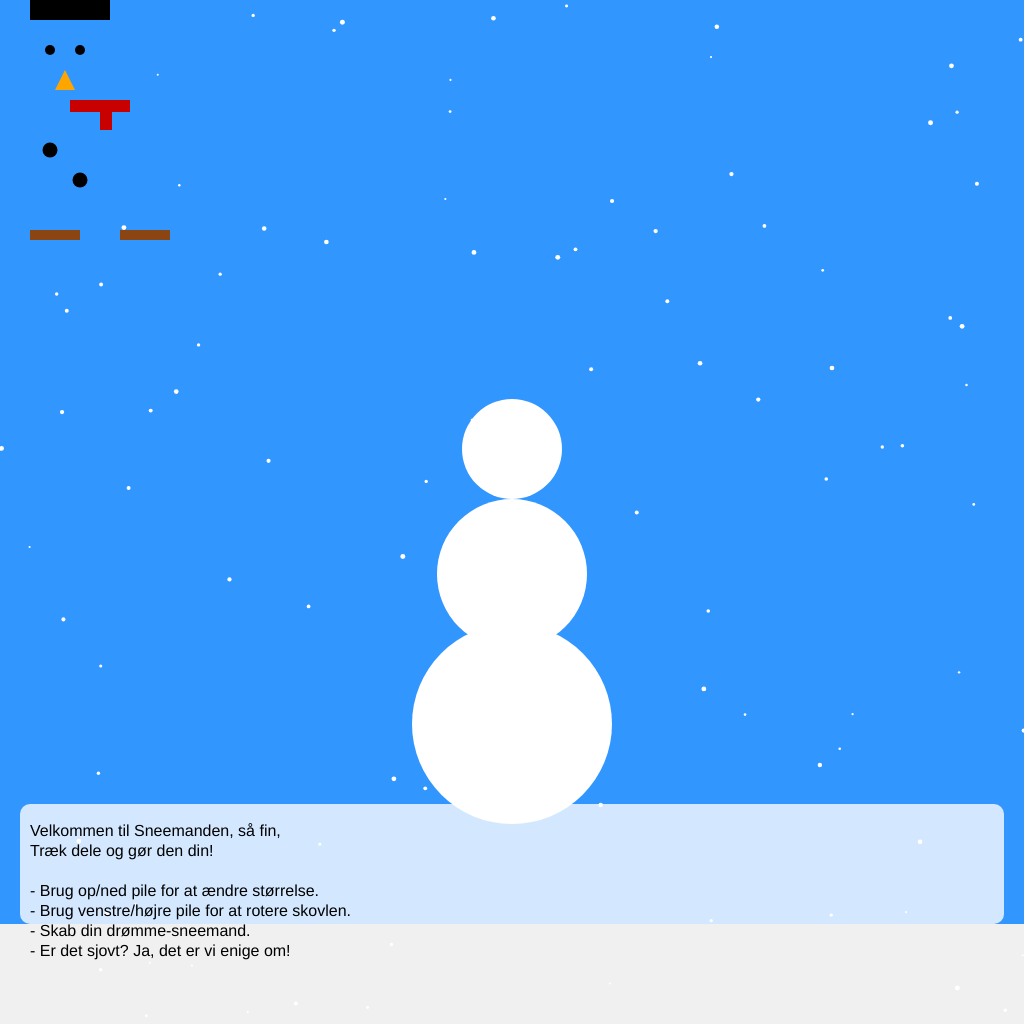
Frame 1 (no input)
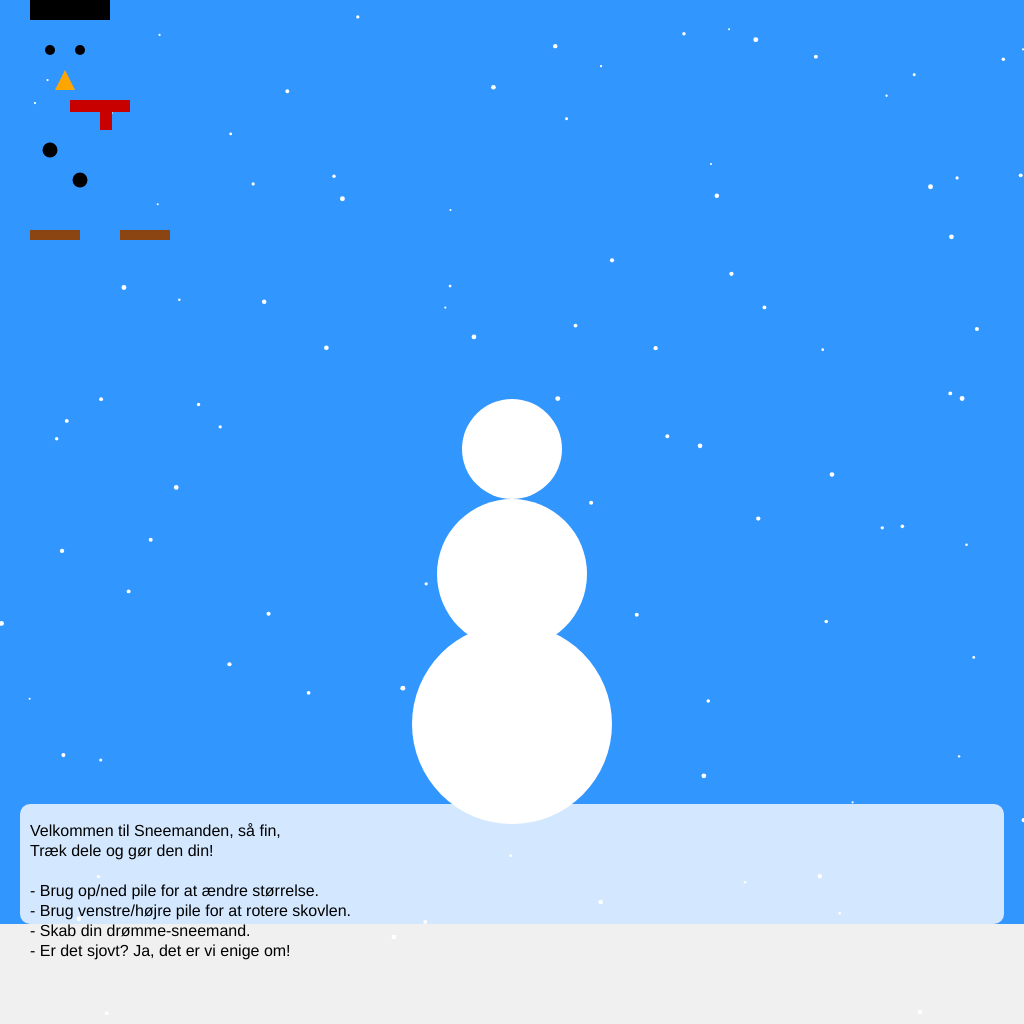
Frame 60 (no input)
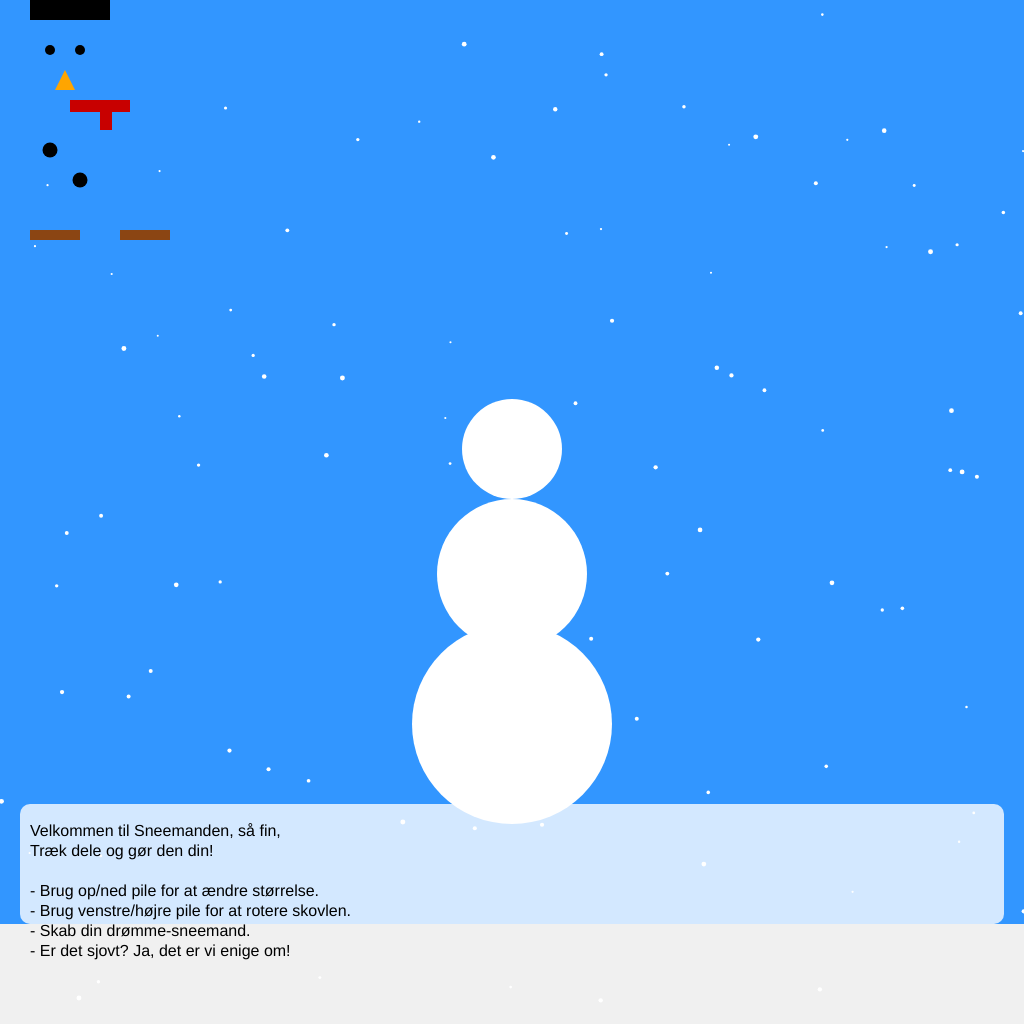
Frame 120 (the mouse pressed at the canvas centre since frame 60)

The p5.js sketch that drew these frames (run headless with seeded random() and noise() and a simulated clock; from frame 60 on, the mouse is pressed at the canvas centre):

// p5.js sketch
// ── sketch.js
let snowmanParts = [];
let selectedPart = null;
let offsetX = 0;
let offsetY = 0;
let snowflakes = []; // Array for snowflakes

function setup() {
  createCanvas(1024,1024); // Responsive canvas size
  noStroke();

  // Create initial snowflakes
  for (let i = 0; i < 100; i++) { // Decreased snowflakes for smaller screens
    snowflakes.push(new Snowflake());
  }

  // Add snowman parts
  snowmanParts.push(new SnowmanPart('Eye', 50, 50, 10, color(0))); // Eye
  snowmanParts.push(new SnowmanPart('Eye', 80, 50, 10, color(0))); // Eye
  snowmanParts.push(new SnowmanPart('Nose', 65, 90, 20, color(255, 165, 0))); // Nose
  snowmanParts.push(new SnowmanPart('Button', 50, 150, 15, color(0))); // Button
  snowmanParts.push(new SnowmanPart('Button', 80, 180, 15, color(0))); // Button
  snowmanParts.push(new SnowmanPart('Arm', 30, 230, 50, color(139, 69, 19))); // Left arm
  snowmanParts.push(new SnowmanPart('Arm', 120, 230, 50, color(139, 69, 19))); // Right arm
  snowmanParts.push(new SnowmanPart('Hat', 70, 20, 40, color(0))); // Hat
  snowmanParts.push(new SnowmanPart('Scarf', 100, 100, 60, color(200, 0, 0))); // Scarf
}

function draw() {
  background(50, 150, 255); // Winter sky

  // Draw ground
  fill(240);
  rect(0, height - 100, width, 100); // Adjust the ground to fit mobile screens

  // Draw snowflakes
  for (let flake of snowflakes) {
    flake.update();
    flake.display();
  }

  // Draw snowman body
  fill(255);
  ellipse(width / 2, height - 300, 200, 200); // Base (centered)
  ellipse(width / 2, height - 450, 150, 150); // Middle
  ellipse(width / 2, height - 575, 100, 100); // Head

  // Draw all parts
  for (let part of snowmanParts) {
    part.update();
    part.display();
  }

  // Draw explanation box
  drawExplanationBox();
}

function touchStarted() {
  for (let part of snowmanParts) {
    if (part.isHovered(mouseX, mouseY)) {
      selectedPart = part;
      offsetX = mouseX - part.x;
      offsetY = mouseY - part.y;
      break;
    }
  }
}

function touchMoved() {
  if (selectedPart) {
    selectedPart.x = mouseX - offsetX;
    selectedPart.y = mouseY - offsetY;
  }
}

function touchEnded() {
  selectedPart = null;
}

function keyPressed() {
  // Use UP and DOWN arrows to resize the selected part
  if (selectedPart) {
    if (keyCode === UP_ARROW) {
      selectedPart.size += 5;
    } else if (keyCode === DOWN_ARROW) {
      selectedPart.size = max(5, selectedPart.size - 5);
    }
    // Use LEFT and RIGHT arrows to rotate parts that support rotation
    if (
      selectedPart.type === 'Arm' || 
      selectedPart.type === 'Hat' || 
      selectedPart.type === 'Nose' || 
      selectedPart.type === 'Scarf'
    ) {
      if (keyCode === LEFT_ARROW) {
        selectedPart.angle -= 10;
      } else if (keyCode === RIGHT_ARROW) {
        selectedPart.angle += 10;
      }
    }
  }
}

function drawExplanationBox() {
  // Background for the explanation box
  fill(255, 255, 255, 200);
  rect(20, height - 220, width - 40, 120, 10);

  // Text content for the explanation
  fill(0);
  textSize(16);
  textAlign(LEFT, TOP);
  text(
    "Velkommen til Sneemanden, så fin,\n" +
    "Træk dele og gør den din!\n\n" +
    "- Brug op/ned pile for at ændre størrelse.\n" +
    "- Brug venstre/højre pile for at rotere skovlen.\n" +
    "- Skab din drømme-sneemand.\n" +
    "- Er det sjovt? Ja, det er vi enige om!\n", 
    30, height - 200
  );
}

class SnowmanPart {
  constructor(type, x, y, size, col) {
    this.type = type;
    this.x = x;
    this.y = y;
    this.size = size;
    this.col = col;
    this.angle = 0; // For rotation
  }

  display() {
    push();
    translate(this.x, this.y);
    rotate(radians(this.angle)); // Apply rotation
    fill(this.col);

    // Draw based on type
    if (this.type === 'Eye') {
      ellipse(0, 0, this.size, this.size);
    } else if (this.type === 'Nose') {
      triangle(
        -this.size / 2, 0,
        this.size / 2, 0,
        0, -this.size
      );
    } else if (this.type === 'Button') {
      ellipse(0, 0, this.size, this.size);
    } else if (this.type === 'Arm') {
      rect(0, 0, this.size, this.size / 5);
    } else if (this.type === 'Hat') {
      rect(-this.size, -this.size / 2, this.size * 2, this.size / 2); // Brim
      rect(-this.size / 2, -this.size, this.size, this.size / 2); // Top
    } else if (this.type === 'Scarf') {
      rect(-this.size / 2, 0, this.size, this.size / 5); // Horizontal part
      rect(0, 0, this.size / 5, this.size / 2); // Vertical part
    }
    pop();
  }

  update() {
    // No snapping
  }

  isHovered(mx, my) {
    return dist(mx, my, this.x, this.y) < this.size;
  }
}

class Snowflake {
  constructor() {
    this.x = random(width);
    this.y = random(-50, height); // Start above the canvas
    this.size = random(2, 5);
    this.speed = random(1, 3);
  }

  update() {
    this.y += this.speed;
    if (this.y > height) {
      this.y = random(-50, -10); // Reset above the canvas
      this.x = random(width);
    }
  }

  display() {
    fill(255);
    ellipse(this.x, this.y, this.size, this.size);
  }
}
